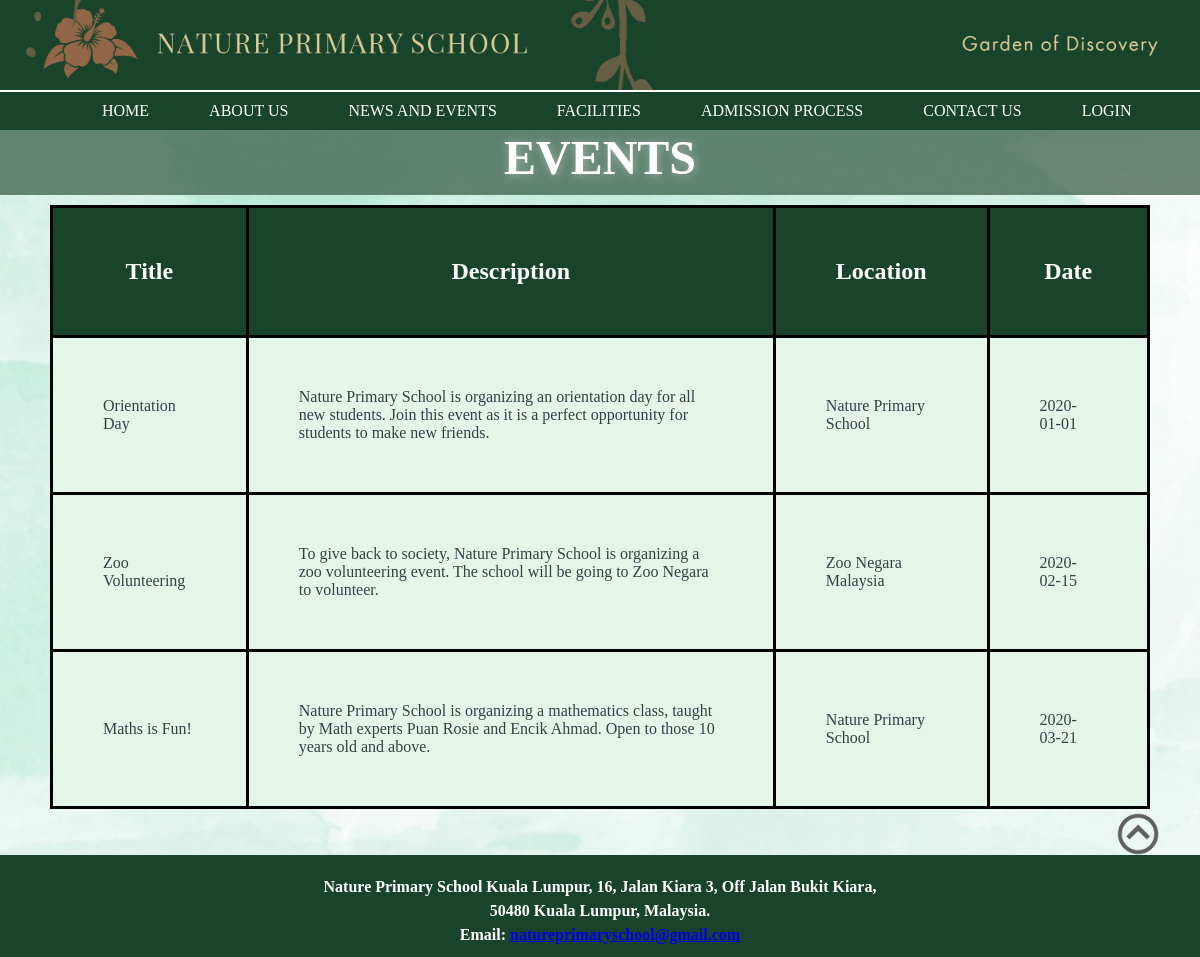
The app's page /eventsContentGuest.php with its own data.
### tables this page shows
CREATE TABLE `event` (
  `event_id` int(11) NOT NULL,
  `event_title` varchar(100) NOT NULL,
  `event_description` varchar(300) NOT NULL,
  `event_location` varchar(300) NOT NULL,
  `event_date` date NOT NULL
);

### includes/eventDatabase.php (called while the page is built, shortened)
<?php
function setConnectionInfo($values=array()){
	$connString = $values[0];
	$user = $values[1];
	$password = $values[2];
	$pdo = new PDO($connString,$user,$password);
	$pdo -> setAttribute(PDO::ATTR_ERRMODE,PDO::ERRMODE_EXCEPTION);
	return $pdo;
}
function displayEvent(){
	$pdo = setConnectionInfo(array(DBCONNECTION,DBUSER,DBPASS));
	$sql = 'SELECT * FROM event ORDER BY event_id';
	$statement = $pdo->query($sql);
	return $statement;
}
?>

### eventsContentGuest.php (the view, shortened to what this page needs)
<?php
include 'includes/eventDatabase.php';
$events=displayEvent();
?>
<html lang="en">
 <head>
	<link rel="stylesheet" href="eventsContentNormal.css">
	<link rel="stylesheet" href="HeaderFooter.css">
 </head>
<body>
<header>
	<div class="banner">
		<img class="banner" src="images/Banner2b.png" alt="Banner image">
	</div>
  <div class="wrapper">
    <div class="menu">
    <ul class="nav">
     <li><a class="home" href="homepageGuest.php">HOME</a></li>
     <li><a class="home" href="aboutUsGuest.php">ABOUT US</a>
     <li><a class="home" href="#">NEWS AND EVENTS</a>
     <li><a class="home" href="FacilitiesGuest.php">FACILITIES</a></li>
     <li><a class="home" href="#">ADMISSION PROCESS</a>
      </li>
     <li><a class="home" href="contactUsGuest.php">CONTACT US</a></li>
     <li><a class="home" href="login.php">LOGIN</a></li>
   </ul>
    </div>
   </div>
</header>
	<div id="title">
		<h1>EVENTS</h1>
	</div>
	<div class="container">
		<div class="section">
		<table>
            <tr>
				<th><h2>Title</h2></th>
				<th><h2>Description</h2></th>
				<th><h2>Location</h2></th>
				<th><h2>Date</h2></th>
            </tr>
			<?php
				foreach($events as $eve){
					echo '<tr>';
						echo '<td>'.$eve[1]. '</td>';
						echo '<td>'.$eve[2]. '</td>';
						echo '<td>'.$eve[3]. '</td>';
						echo '<td>'.$eve[4]. '</td>';
					echo '</tr>';
				}
			 ?>
           </table>
		</div>
	</div>
	<a class="topButton" href="#top"><img class="topButton" src="images/top.png"  alt="Back to Top"></a>
	<br><br>
<footer>
	<p class="footer">Nature Primary School Kuala Lumpur, 16, Jalan Kiara 3, Off Jalan Bukit Kiara,
	<br>50480 Kuala Lumpur, Malaysia.
	<br>Email: <a href="mailto:natureprimaryschool@gmail.com">natureprimaryschool@gmail.com</a>
	</p>
</footer>
 </body>
</html>

### eventsContentNormal.css (style rules this page uses)
* { margin: 0; padding: 0; outline: 0; }
body { margin: 0; padding: 0; font-family: optima sans-serif; color:#384047; background: url("images/background.jpeg"),no-repeat; background-size: cover; max-width: 100%; overflow-x: hidden; }
.banner { width: 100%; display: block; }
#title h1 { background: rgba(71, 104, 85, 0.8); text-shadow: 1px 1px 10px #A3B3AA; font-size: 3em; font-family: optima; color: white; text-align: center; padding: 10px 0px 10px 0px; margin-top: 10px; margin-bottom: 10px; }
table { border: 3px solid black; margin-top: 0px; margin-left: 50px; margin-right: 50px; padding: 10px; border-collapse: collapse; }
table th { border: 3px solid black; background-color: #1A432B; color: white; padding: 50px; text-align: center; }
table td { border: 3px solid black; background-color: #E4F6E7; padding: 50px; }
.topButton { float: right; }
@media screen and (min-width: 480px) { table { max-width:100%; } }

### HeaderFooter.css (style rules this page uses)
* { margin:0; padding:0; outline:0; }
img.banner, div.banner, header { width:100%; display:block; top: 0; position:static; }
.wrapper { width:100%; }
.menu { width:100%; background-color:#1A432B; border-top: 2pt solid white; float:left; }
ul.nav { list-style:none; overflow:hidden; padding-left: 6%; align: center; }
ul.nav li { float:left; }
ul.nav a { display:block; padding:10px 30px; font-size:1em; color:white; text-decoration:none; }
p.footer,footer { text-align:center; font-weight:bold; background-color:#1A432B; color:#FFFFFF; padding:5px 0px 5px 0px; margin-top: 10px; line-height: 1.5; bottom: 0px; position: relative; max-width: 100%; }
.topButton { height: 50px; width: 50px; float:right; padding-right: 3%; }
@media only screen and (min-width: 600px) { ul.nav a { max-width:600px; } }
@media only screen and (min-width: 768px) { ul.nav a { max-width:768px; } }
@media only screen and (min-width: 992px) { ul.nav a { max-width:992px; } }
@media only screen and (min-width: 1200px) { ul.nav a { max-width: 1200px; } }

### records on screen
event: event_title "Orientation Day", event_description "Nature Primary School is organizing an orientation day for all new students. Join this event as it is a perfect opportunity for students to make new friends.", event_location "Nature Primary School", event_date "2020-01-01"
event: event_title "Zoo Volunteering", event_description "To give back to society, Nature Primary School is organizing a zoo volunteering event. The school will be going to Zoo Negara to volunteer.", event_location "Zoo Negara Malaysia", event_date "2020-02-15"
event: event_title "Maths is Fun!", event_description "Nature Primary School is organizing a mathematics class, taught by Math experts Puan Rosie and Encik Ahmad. Open to those 10 years old and above.", event_location "Nature Primary School", event_date "2020-03-21"
